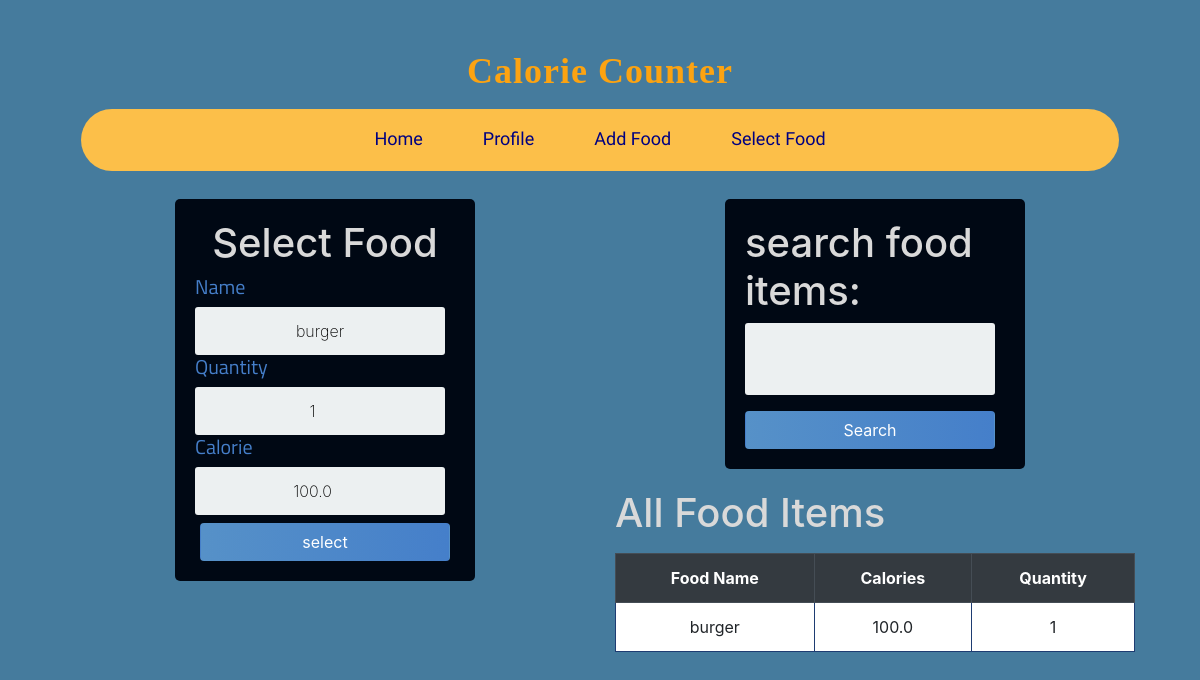
The page /update_food/1/ (signed in) on the database its author committed.
### calories_app/models.py (models this page shows, shortened)
class Food(models.Model):
	name = models.CharField(max_length=200 ,null=False)
	quantity = models.PositiveIntegerField(null=False,default=0)
	calorie = models.FloatField(null=False,default=0)
	person_of = models.ForeignKey(User,null=True,on_delete=models.CASCADE)

### calories_app/views.py (the view)
# urls.py: path('update_food/<str:pk>/',update_food,name='update_food'),
@login_required
def update_food(request,pk):
	food_items = Food.objects.filter(person_of=request.user)
	food_item = Food.objects.get(id=pk)
	form =  AddFoodForm(instance=food_item)
	if request.method == 'POST':
		form = AddFoodForm(request.POST,instance=food_item)
		if form.is_valid():
			form.save()
			return redirect('profile')
	myFilter = FoodFilter(request.GET,queryset=food_items)
	context = {'form':form,'food_items':food_items,'myFilter':myFilter}
	return render(request,'add_food.html',context)

### calories_app/forms.py
class AddFoodForm(forms.ModelForm):
    class Meta:
        model = Food
        fields = ('name','quantity','calorie')

### templates/add_food.html (shortened to what this page needs)
{% extends 'base.html' %}
{% block content %}
<div class="container">
<div class="row">
    <div class="col-lg-6">
    <div class="login">
        <div class="login-screen"  style="background-color: #000814;">
            <div class="app-title">
                <h1 class="" style="color: #d9d9d9;">Select Food</h1>
            </div>
            <form method="POST" action="" class="login-form form-inline">
                {% for field in form %}
                <h5 class="form-labels">
                {{ field.label }}
                </h5>
                {{ field }}
                {% endfor %}
                <input class="btn mt-2" style="background-color: #fca311" type="submit" value="select">
            </form>
        </div>
    </div>
    </div>
    <div class="col-lg-6 ">
    <div class="login">
        <div class="login-screen"  style="background-color: #000814;">
              <form method="get">
                  <h1 class="" style="color: #d9d9d9;">{{ myFilter.form }}</h1>
                  <button class="btn mt-2" style="background-color: #fca311" type="submit">Search</button>
              </form>
        </div>
    </div>
        <h1 class="" style="color: #d9d9d9;"> All Food Items </h1>
        <table class="table table-bordered text-center mt-3">
            <thead class="thead-dark">
                <tr>
                    <th scope="col">Food Name</th>
                    <th scope="col">Calories</th>
                    <th scope="col">Quantity</th>
                </tr>
            </thead>
            <tbody>
                {% for food in food_items %}
                <tr>
                    <td>{{ food.name }}</td>
                    <td>{{ food.calorie }}</td>
                    <td>{{ food.quantity }}</td>
                </tr>
                {% endfor %}
            </tbody>
        </table>
    </div>
</div>
</div>
{% endblock content %}

### static/css/base.css (style rules this page uses)
body { font-family: Arial; background-color: #3498DB; padding: 50px; }
.login { margin: 20px auto; width: 300px; }
.login-screen { background-color: #FFF; padding: 20px; border-radius: 5px }
.app-title { text-align: center; color: #777; }
.login-form { text-align: center; }
input { text-align: center; background-color: #ECF0F1; border: 2px solid transparent; border-radius: 3px; font-size: 16px; font-weight: 200; padding: 10px 0; width: 250px; transition: border .5s; }
.btn { background: #457fca; background: -webkit-linear-gradient(to right, #5691c8, #457fca); background: linear-gradient(to right, #5691c8, #457fca); color: white !important; font-size: 16px; line-height: 25px; padding: 10px 0; text-decoration: none; text-shadow: none; border-radius: 3px; box-shadow: none; transition: 0.25s; display: block; width: 250px; margin: 0 auto; }
th { background: #e09f3e; }
.table { background-color: white; color: #18AD7C; }
table.table-bordered > thead > tr > th { border:1px solid #1e3c72; }
table.table-bordered > tbody > tr > td { border:1px solid #1e3c72; }
.form-labels { font-family: 'Titillium Web', sans-serif; color:#457fca; }

### rows shown on the page
Food: form "burger" "1" "100.0", name "burger", calorie "100.0", quantity "1"

### other values the page prints
{{ field.label }} "Name" "Quantity" "Calorie"
